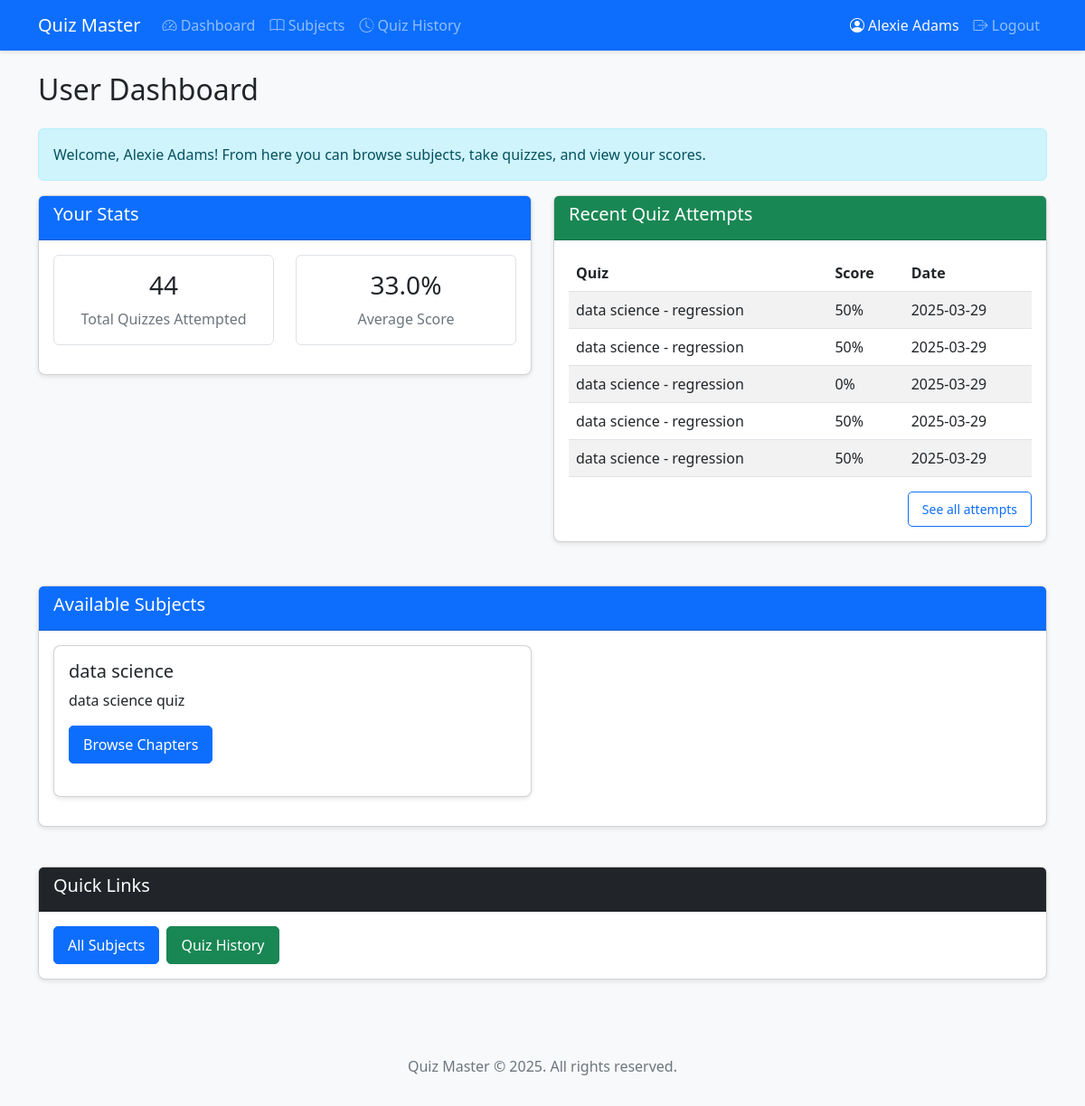
The page /user/dashboard (signed in) on the database its author committed.
### app/models/user.py (models this page shows, shortened)
class User(db.Model, UserMixin):
    __tablename__ = 'users'
    id = db.Column(db.Integer, primary_key=True)
    username = db.Column(db.String(100), unique=True, nullable=False)  # Email
    password = db.Column(db.String(100), nullable=False)
    full_name = db.Column(db.String(100), nullable=False)
    qualification = db.Column(db.String(100))
    dob = db.Column(db.Date)
    created_at = db.Column(db.DateTime, default=datetime.utcnow)
    scores = db.relationship('Score', backref='user', lazy=True)

### app/models/score.py (models this page shows, shortened)
class Score(db.Model):
    __tablename__ = 'scores'
    id = db.Column(db.Integer, primary_key=True)
    quiz_id = db.Column(db.Integer, db.ForeignKey('quizzes.id'), nullable=False)
    user_id = db.Column(db.Integer, db.ForeignKey('users.id'), nullable=False)
    total_scored = db.Column(db.Integer, nullable=False, default=0)
    time_stamp_of_attempt = db.Column(db.DateTime, default=datetime.utcnow)

### app/models/subject.py (models this page shows, shortened)
class Subject(db.Model):
    __tablename__ = 'subjects'
    id = db.Column(db.Integer, primary_key=True)
    name = db.Column(db.String(100), nullable=False)
    description = db.Column(db.Text)
    created_at = db.Column(db.DateTime, default=datetime.utcnow)
    chapters = db.relationship('Chapter', backref='subject', lazy=True, cascade="all, delete-orphan")

### app/models/chapter.py (models this page shows, shortened)
class Chapter(db.Model):
    __tablename__ = 'chapters'
    id = db.Column(db.Integer, primary_key=True)
    name = db.Column(db.String(100), nullable=False)
    description = db.Column(db.Text)
    subject_id = db.Column(db.Integer, db.ForeignKey('subjects.id'), nullable=False)
    created_at = db.Column(db.DateTime, default=datetime.utcnow)
    quizzes = db.relationship('Quiz', backref='chapter', lazy=True, cascade="all, delete-orphan")

### app/controllers/user.py (the view)
    @login_required
    def decorated_function(*args, **kwargs):
        if not isinstance(current_user, User):
            flash('This page is for regular users only', 'danger')
            return redirect(url_for('auth.login'))
        return f(*args, **kwargs)

### app/__init__.py (called while the page is built)
def create_app():
    app = Flask(__name__)
    app.config['SQLALCHEMY_DATABASE_URI'] = 'sqlite:///quiz_master.db'
    app.config['SQLALCHEMY_TRACK_MODIFICATIONS'] = False
    app.config['SECRET_KEY'] = os.urandom(24)
    db.init_app(app)
    login_manager.init_app(app)
    from app.controllers.auth import auth_bp
    from app.controllers.admin import admin_bp
    from app.controllers.user import user_bp
    app.register_blueprint(auth_bp)
    app.register_blueprint(admin_bp)
    app.register_blueprint(user_bp)
    from app.models.user import User, Admin
    @login_manager.user_loader
    def load_user(user_id):
        if user_id.startswith('admin_'):
            real_id = user_id.split('admin_')[1]
            return Admin.query.get(int(real_id))
        return User.query.get(int(user_id))
    return app

### app/controllers/user.py (called while the page is built)
def user_required(f):
    @login_required
    def decorated_function(*args, **kwargs):
        if not isinstance(current_user, User):
            flash('This page is for regular users only', 'danger')
            return redirect(url_for('auth.login'))
        return f(*args, **kwargs)
    decorated_function.__name__ = f.__name__
    return decorated_function

@user_bp.route('/dashboard')
@user_required
def dashboard():
    subjects = Subject.query.all()
    scores = Score.query.filter_by(user_id=current_user.id).order_by(Score.time_stamp_of_attempt.desc()).all()
    total_attempts = len(scores)
    average_score = 0
    if total_attempts > 0:
        average_score = sum(score.total_scored for score in scores) / total_attempts
    return render_template('user/dashboard.html',
                           subjects=subjects,
                           scores=scores,
                           total_attempts=total_attempts,
                           average_score=average_score)

### app/templates/user/dashboard.html (shortened to what this page needs)
{% extends 'base.html' %}
{% block content %}
<div class="row">
    <div class="col-12">
        <h2 class="mb-4">User Dashboard</h2>
        <div class="alert alert-info">
            Welcome, {{ current_user.full_name }}! From here you can browse subjects, take quizzes, and view your scores.
        </div>
    </div>
</div>
<div class="row mb-4">
    <div class="col-md-6">
        <div class="card mb-4">
            <div class="card-header bg-primary text-white">
                <h5>Your Stats</h5>
            </div>
            <div class="card-body">
                <div class="row text-center">
                    <div class="col-md-6 mb-3">
                        <div class="border rounded p-3">
                            <h3>{{ total_attempts }}</h3>
                            <p class="text-muted mb-0">Total Quizzes Attempted</p>
                        </div>
                    </div>
                    <div class="col-md-6 mb-3">
                        <div class="border rounded p-3">
                            <h3>{{ average_score|round(1) }}%</h3>
                            <p class="text-muted mb-0">Average Score</p>
                        </div>
                    </div>
                </div>
            </div>
        </div>
    </div>
    <div class="col-md-6">
        <div class="card mb-4">
            <div class="card-header bg-success text-white">
                <h5>Recent Quiz Attempts</h5>
            </div>
            <div class="card-body">
                {% if scores %}
                <div class="table-responsive">
                    <table class="table table-striped">
                        <thead>
                            <tr>
                                <th>Quiz</th>
                                <th>Score</th>
                                <th>Date</th>
                            </tr>
                        </thead>
                        <tbody>
                            {% for score in scores[:5] %}
                            <tr>
                                <td>{{ score.quiz.chapter.subject.name }} - {{ score.quiz.chapter.name }}</td>
                                <td>{{ score.total_scored }}%</td>
                                <td>{{ score.time_stamp_of_attempt.strftime('%Y-%m-%d') }}</td>
                            </tr>
                            {% endfor %}
                        </tbody>
                    </table>
                </div>
                {% if scores|length > 5 %}
                    <div class="text-end">
                        <a href="{{ url_for('user.history') }}" class="btn btn-sm btn-outline-primary">See all attempts</a>
                    </div>
                {% endif %}
                {% else %}
                <p class="text-muted">You haven't attempted any quizzes yet.</p>
                {% endif %}
            </div>
        </div>
    </div>
</div>
<div class="row mb-4">
    <div class="col-12">
        <div class="card">
            <div class="card-header bg-primary text-white">
                <h5>Available Subjects</h5>
            </div>
            <div class="card-body">
                {% if subjects %}
                <div class="row">
                    {% for subject in subjects %}
                    <div class="col-md-6 mb-3">
                        <div class="card h-100">
                            <div class="card-body">
                                <h5 class="card-title">{{ subject.name }}</h5>
                                <p class="card-text">{{ subject.description }}</p>
                                <a href="{{ url_for('user.chapters', subject_id=subject.id) }}" class="btn btn-primary">Browse Chapters</a>
                            </div>
                        </div>
                    </div>
                    {% endfor %}
                </div>
                {% else %}
                <p class="text-muted">No subjects available yet.</p>
                {% endif %}
            </div>
        </div>
    </div>
</div>
<div class="row">
    <div class="col-12">
        <div class="card">
            <div class="card-header bg-dark text-white">
                <h5>Quick Links</h5>
            </div>
            <div class="card-body">
                <div class="d-flex gap-2 flex-wrap">
                    <a href="{{ url_for('user.subjects') }}" class="btn btn-primary">All Subjects</a>
                    <a href="{{ url_for('user.history') }}" class="btn btn-success">Quiz History</a>
                </div>
            </div>
        </div>
    </div>
</div>
{% endblock %}

### app/templates/base.html (shortened to what this page needs)
<!DOCTYPE html>
<html lang="en">
<head>
    <link href="https://cdn.jsdelivr.net/npm/bootstrap@5.2.3/dist/css/bootstrap.min.css" rel="stylesheet">
    <link rel="stylesheet" href="https://cdn.jsdelivr.net/npm/bootstrap-icons@1.10.0/font/bootstrap-icons.css">
    <link rel="stylesheet" href="{{ url_for('static', filename='css/style.css') }}">
</head>
<body>
    <nav class="navbar navbar-expand-lg navbar-dark bg-primary">
        <div class="container">
            <a class="navbar-brand" href="{{ url_for('auth.login') }}">Quiz Master</a>
            <div class="collapse navbar-collapse" id="navbarNav">
                <ul class="navbar-nav me-auto">
                    {% if current_user.is_authenticated %}
                        {% if current_user.__class__.__name__ == 'Admin' %}
                        <li class="nav-item">
                            <a class="nav-link" href="{{ url_for('admin.dashboard') }}">
                                <i class="bi bi-speedometer2"></i> Dashboard
                            </a>
                        </li>
                        <li class="nav-item">
                            <a class="nav-link" href="{{ url_for('admin.subjects') }}">
                                <i class="bi bi-journal-text"></i> Subjects
                            </a>
                        </li>
                        <li class="nav-item">
                            <a class="nav-link" href="{{ url_for('admin.users') }}">
                                <i class="bi bi-people"></i> Users
                            </a>
                        </li>
                        {% else %}
                        <li class="nav-item">
                            <a class="nav-link" href="{{ url_for('user.dashboard') }}">
                                <i class="bi bi-speedometer2"></i> Dashboard
                            </a>
                        </li>
                        <li class="nav-item">
                            <a class="nav-link" href="{{ url_for('user.subjects') }}">
                                <i class="bi bi-book"></i> Subjects
                            </a>
                        </li>
                        <li class="nav-item">
                            <a class="nav-link" href="{{ url_for('user.history') }}">
                                <i class="bi bi-clock-history"></i> Quiz History
                            </a>
                        </li>
                        {% endif %}
                    {% endif %}
                </ul>
                <ul class="navbar-nav">
                    {% if current_user.is_authenticated %}
                        <li class="nav-item">
                            <span class="nav-link text-light">
                                <i class="bi bi-person-circle"></i>
                                {% if current_user.__class__.__name__ == 'Admin' %}
                                    Admin
                                {% else %}
                                    {{ current_user.full_name }}
                                {% endif %}
                            </span>
                        </li>
                        <li class="nav-item">
                            <a class="nav-link" href="{{ url_for('auth.logout') }}">
                                <i class="bi bi-box-arrow-right"></i> Logout
                            </a>
                        </li>
                    {% endif %}
                </ul>
            </div>
        </div>
    </nav>
    <div class="container mt-4">
        {% block content %}{% endblock %}
    </div>
    <footer class="mt-5 py-3 text-center text-muted bg-light">
        <div class="container">
            <p>Quiz Master &copy; 2025. All rights reserved.</p>
        </div>
    </footer>
</body>
</html>

### app/static/css/style.css (style rules this page uses)
body { font-family: 'Segoe UI', Tahoma, Geneva, Verdana, sans-serif; background-color: #f8f9fa; }
.navbar { box-shadow: 0 2px 4px rgba(0, 0, 0, 0.1); }
.card { box-shadow: 0 2px 5px rgba(0, 0, 0, 0.1); border-radius: 8px; margin-bottom: 20px; }
.card-header { border-radius: 8px 8px 0 0; }
.btn { border-radius: 5px; padding: 8px 15px; font-weight: 500; }

### rows shown on the page
User: full_name "Alexie Adams"
Score: quiz.chapter.subject.name "data science", quiz.chapter.name "regression", total_scored "50", time_stamp_of_attempt "2025-03-29"
Score: quiz.chapter.subject.name "data science", quiz.chapter.name "regression", total_scored "50", time_stamp_of_attempt "2025-03-29"
Score: quiz.chapter.subject.name "data science", quiz.chapter.name "regression", total_scored "0", time_stamp_of_attempt "2025-03-29"
Score: quiz.chapter.subject.name "data science", quiz.chapter.name "regression", total_scored "50", time_stamp_of_attempt "2025-03-29"
Score: quiz.chapter.subject.name "data science", quiz.chapter.name "regression", total_scored "50", time_stamp_of_attempt "2025-03-29"
Subject: name "data science", description "data science quiz"

### other values the page prints
{{ total_attempts }} "44"
{{ average_score|round(1) }} "33.0"
